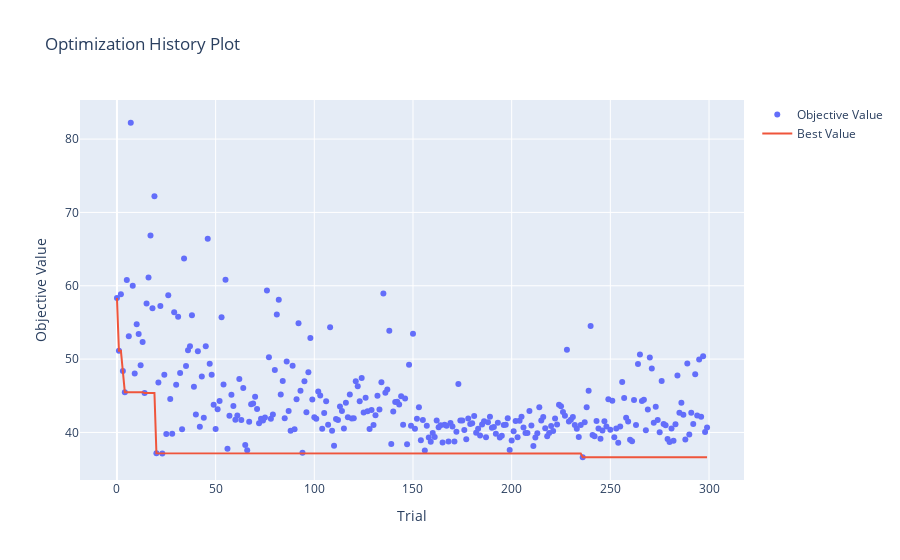

Source (notebook cell):
### Code cell
plot_optimization_history(study)

### Figure 1 — Plotly figure (JSON) as saved in the notebook; plotly's stock layout.template omitted (floating-point values rounded to 4 significant figures; data arrays with more than 128 entries replaced by an {"elided": "..."} marker saying what was removed)
{"data": [{"mode": "markers", "name": "Objective Value", "type": "scatter", "x": {"elided": "300 int values"}, "y": {"elided": "300 float values"}}, {"mode": "lines", "name": "Best Value", "type": "scatter", "x": {"elided": "300 int values"}, "y": {"elided": "300 float values"}}, {"marker": {"color": "#cccccc"}, "mode": "markers", "name": "Infeasible Trial", "showlegend": false, "type": "scatter", "x": [], "y": []}], "layout": {"title": {"text": "Optimization History Plot"}, "xaxis": {"title": {"text": "Trial"}}, "yaxis": {"title": {"text": "Objective Value"}}}}
